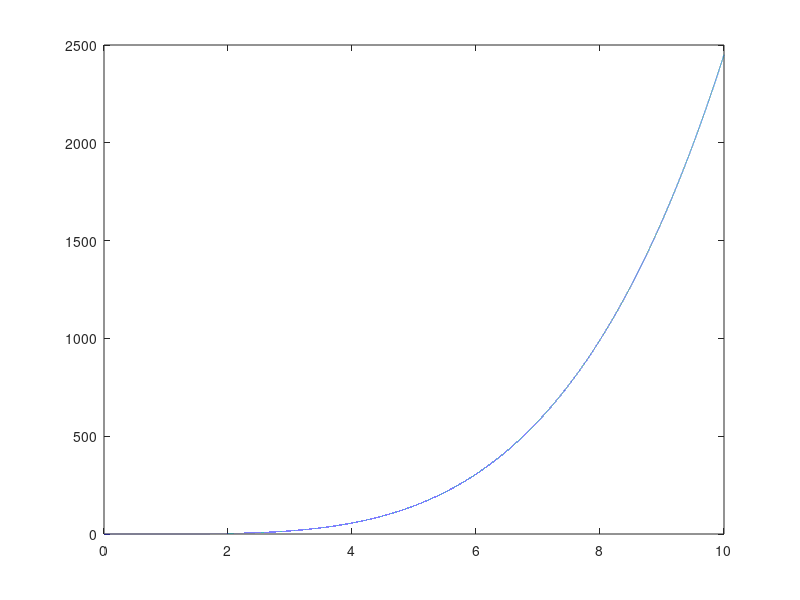

MATLAB code for this plot: (Note: this script raises an error after producing the figure.)
clearvars, clc, close all

% Declaring function
focus_left_end = 0;
focus_right_end = 10;

a = 1;
b = 5;
func = @(x) ((x.^2 - a).^2) / (b - 1);

% Method precision (when to stop)
precision = 10^(-4);

% Initial values
left_end = focus_left_end;
right_end = focus_right_end;
interval_length = right_end - left_end;
xm = (left_end + right_end) / 2;

% Preparation for plotting graphs
x1_list = [];
x2_list = [];
xm_list = [];

while interval_length > precision
    % Preparing x values
    x1 = left_end + interval_length / 4;
    x2 = right_end - interval_length / 4;

    % Preparing y values 
    y1 = func(x1);
    y2 = func(x2);
    ym = func(xm);

    % Saving values for plotting
    x1_list = [x1_list, x1];
    x2_list = [x2_list, x2];
    xm_list = [xm_list, xm];

    if y1 < ym
        right_end = xm;
        xm = x1;
    elseif y2 < ym
        left_end = xm;
        xm = x2;
    elseif y1 >= ym && y2 >= ym
        left_end = x1;
        right_end = x2;
    end

    interval_length = right_end - left_end;
end

%% Plotting
figure(1);

% Plotting graph
graph_x = linspace(focus_left_end, focus_right_end, 100000);

approx_graph = plot(graph_x, func(graph_x)); hold on;
approx_graph.Color = '#07bdfa';
approx_graph.LineStyle = '-';
approx_graph.LineWidth = 1.5;

% Plotting selected points
selected_points_graph = plot(x1_list, func(x1_list)); hold on;
selected_points_graph.Color = '#404dff';
selected_points_graph.LineStyle = "none";
selected_points_graph.Marker = '.';
selected_points_graph.MarkerSize = 20;

selected_points_graph = plot(xm_list, func(xm_list)); hold on;
selected_points_graph.Color = '#404dff';
selected_points_graph.LineStyle = "none";
selected_points_graph.Marker = '.';
selected_points_graph.MarkerSize = 20;

selected_points_graph = plot(x2_list, func(x2_list)); hold on;
selected_points_graph.Color = '#404dff';
selected_points_graph.LineStyle = "none";
selected_points_graph.Marker = '.';
selected_points_graph.MarkerSize = 20;

grid on;

Iteration = [];
iteration_num = length(x1_list);
for i = 1:iteration_num
    curr_iteration = '';
    if i < 10
        curr_iteration = ['0', num2str(i)];
    else
        curr_iteration = num2str(i);
    end

    iteration_name = ['Iteration no. ', curr_iteration];
    Iteration = [Iteration; iteration_name];
end


points_table = table(Iteration, x1_list', xm_list', x2_list');
filename = 'bisection_method_results.xlsx';
writetable(points_table, filename)